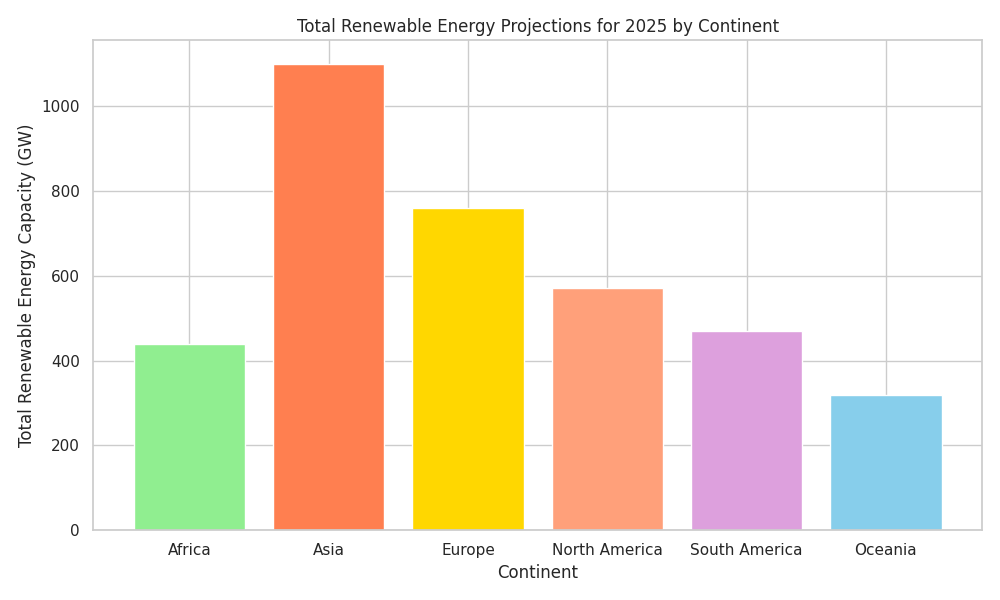

The Python source for this figure:
import matplotlib.pyplot as plt
import numpy as np

continents = ['Africa', 'Asia', 'Europe', 'North America', 'South America', 'Oceania']
capacities = np.array([
    [120, 200, 80, 40],    # Africa
    [300, 500, 200, 100],  # Asia
    [250, 300, 150, 60],   # Europe
    [180, 240, 100, 50],   # North America
    [160, 180, 90, 40],    # South America
    [100, 120, 70, 30],    # Oceania
])

total_capacities = capacities.sum(axis=1)

fig, ax = plt.subplots(figsize=(10, 6))

# Shuffled color order
colors = ['lightgreen', 'coral', 'gold', 'lightsalmon', 'plum', 'skyblue']

ax.bar(continents, total_capacities, color=colors)

ax.set_xlabel('Continent')
ax.set_ylabel('Total Renewable Energy Capacity (GW)')
ax.set_title('Total Renewable Energy Projections for 2025 by Continent')

plt.tight_layout()
plt.show()
